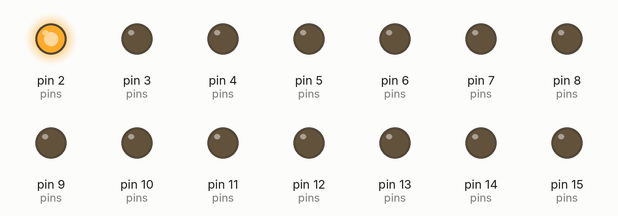
This sketch was run on a simulated Arduino Uno, built with avr-gcc and run on an emulated ATmega328P. On the bench: output pins drawn as LEDs (lit = HIGH).

Above: at 0.1 s.
At 0.6 s:
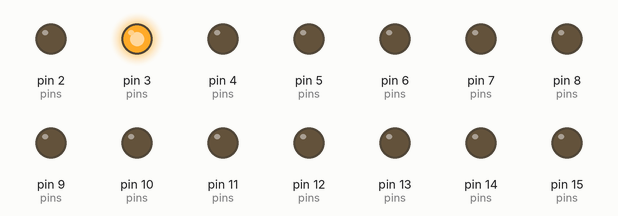
At 1.6 s:
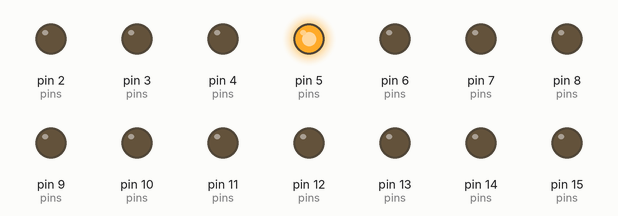
At 3.1 s:
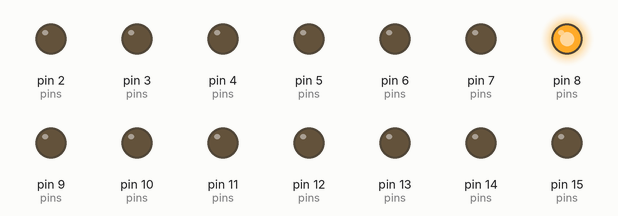
At 4.6 s:
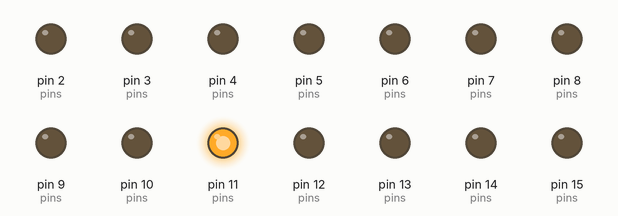
At 6.1 s:
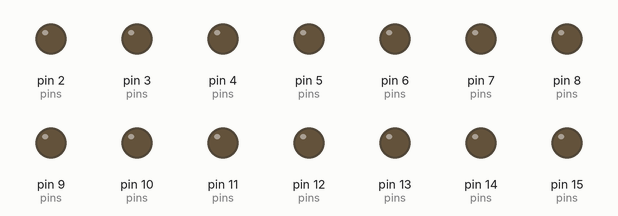
Timing chart, 0 to 7.6 s (numbered marks = the images above):
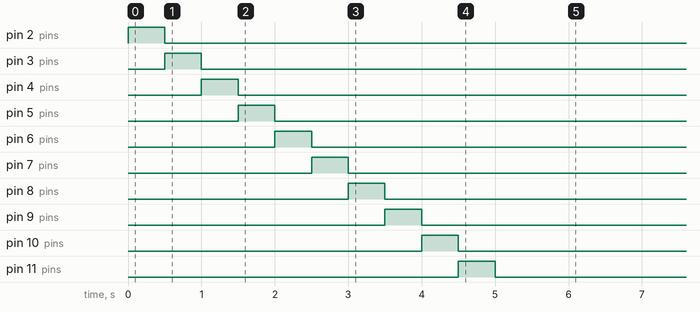

The sketch:

sketch_feb18a.ino
```cpp
byte col = 0;
byte leds[8][8];

// pin[xx] on led matrix connected to nn on Arduino (-1 is dummy to make array start at pos 1)
//             00 01 02 03 04  05  06  07  08  09  10  11  12 13 14 15 16
int pins[17]= {-1, 5, 4, 3, 2, 14, 15, 16, 17, 13, 12, 11, 10, 9, 8, 7, 6};

// col[xx] of leds = pin yy on led matrix
//                  1         2        3        4         5         6         7         8
int cols[8] = {pins[13], pins[3], pins[4], pins[10], pins[06], pins[11], pins[15], pins[16]};

// row[xx] of leds = pin yy on led matrix
//                  1        2         3        4         5        6        7        8
int rows[8] = {pins[9], pins[14], pins[8], pins[12], pins[1], pins[7], pins[2], pins[5]};


void setup() {
   // sets the pins as output
   for (int i = 1; i <= 16; i++) {
     pinMode(pins[i], OUTPUT);
   }

   // set up cols and rows
   for (int i = 2; i <= 13; i++) {
      digitalWrite(i, HIGH);
      delay(500);
      digitalWrite(i, LOW);
   }

}
void loop() {
  // put your main code here, to run repeatedly:
  // set up cols and rows
}
```
